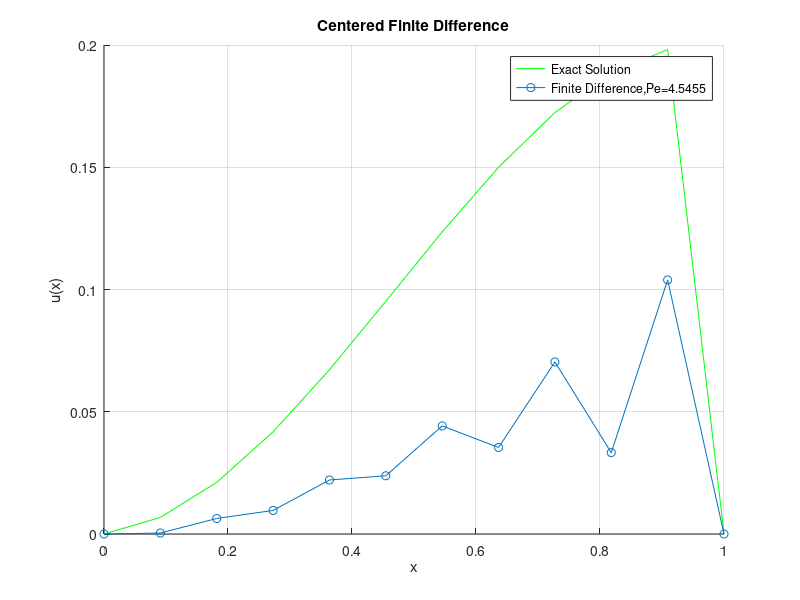
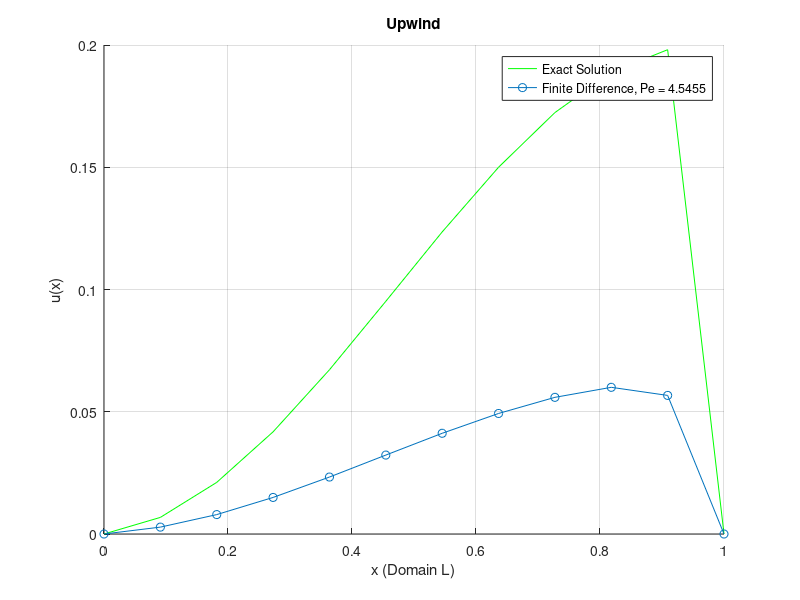
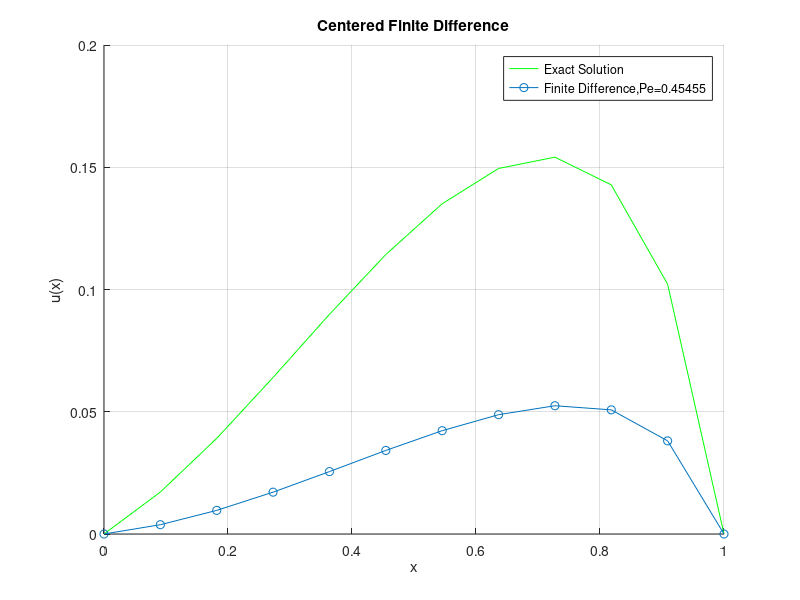
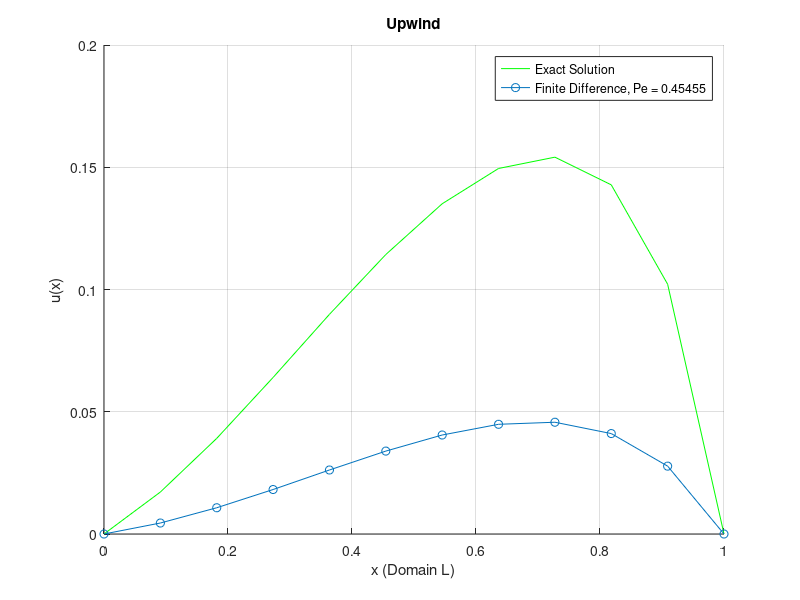

Reproduce these figures in MATLAB, in order.
clear
clc
format long
%%
% Solving -epsilon*x'' + beta*x' = 0
% u(x=0) = 0
% u(x=L) = 1
% f(x) = sin(pi*x)
epsilon = [0.1,1,10];
beta = 10;
L = 1;
N = 10;
h = L/(N+1);
x = linspace(0, L, N+2);
f = @(x) sin(pi*x);
err_FDM = zeros(length(epsilon),1);
err_upwind = zeros(length(epsilon),1);
% Cycle on epsilon values.
for j = 1:length(epsilon)
    epsi = epsilon(j);
    Pe = (beta*h)/(2*epsi);
    % Defining the exact solution.
    c1 = -(1)/(epsi*(exp(beta/epsi)-1));
    c2 = (1)/(beta*(exp(beta/epsi)-1));
    r = beta/epsi;
    Pi = pi*epsi*(pi^2 +(r^2)/pi);
    const1 = r/(Pi) + ((2*r)/(Pi))/(exp(r)-1);
    const2 = (-(2*r)/(Pi))/(exp(r)-1);
    const3 = 1/(epsi*(pi^2+((r^2)/(pi^2))));
    const4 = -r/(Pi);
    u = @(x) const1 + const2*exp(r*x) +const3*sin(pi*x) +const4*(cos(pi*x));
    % u = @(x) (1/(-1+exp(beta/epsi)))*(-1+exp((beta*x)/epsi)); %homog.
    
    % Centered FDM solution.
    main_diag = 2*ones(N, 1);
    lower_diag = -(Pe+1)*ones(N-1, 1);
    upper_diag = (Pe-1)*ones(N-1, 1);
    A = diag(main_diag,0)+diag(lower_diag,-1)+diag(upper_diag,1);
    b = (h^2)/(epsi)*f(x(2:N+1))';
    u_h = [0;A\b;0];
    figure
    hold on
    plot(x, u(x), 'g', 'DisplayName', 'Exact Solution');
    plot(x,u_h,'o-','DisplayName',['Finite Difference,Pe=',num2str(Pe)]);
    xlabel('x');
    ylabel('u(x)');
    title('Centered Finite Difference');
    grid on
    legend show
    hold off

    err_FDM(j) = 0
    
    % Upwind solution.
    main_diag = (2+r*h)*ones(N,1);
    lower_diag = (-1-(h*r))*ones(N-1,1);
    upper_diag = -1*ones(N-1,1);
    A = diag(main_diag, 0)+diag(lower_diag,-1)+diag(upper_diag, 1);
    b = ((h^2)/epsi)*f(x(2:N+1))';
    u_h = [0;A\b;0];
    figure
    hold on
    plot(x, u(x), 'g', 'DisplayName', 'Exact Solution');
    plot(x, u_h, 'o-', 'DisplayName', ['Finite Difference, Pe = ', num2str(Pe)]);
    xlabel('x (Domain L)');
    ylabel('u(x)');
    title('Upwind');
    legend show
    grid on
    hold off

    err_upwind(j) = 0

    % FEM solution -- WORK IN PROGRESS.
    % geom = triangulator(0.02);
    % [A,b] = assemble_SUPG(geom,eps,beta,0);
    % disp(A)
    % disp(b)
    % u_h = A\b
end

% Errors
log_epsilon = log(epsilon); 
log_err_FDM = log(err_FDM);
log_err_upwind = log(err_upwind);
p_FDM = polyfit(log_epsilon, log_err_FDM, 1);  
p_upwind = polyfit(log_epsilon, log_err_upwind, 1);
order_FDM = p_FDM(1)
order_upwind = p_upwind(1)
figure;
loglog(epsilon, err_FDM, 'o-', 'DisplayName', 'Centered FDM');
hold on;
loglog(epsilon, err_upwind, 's-', 'DisplayName', 'Upwind Scheme');
log_x = logspace(log10(min(epsilon)), log10(max(epsilon)), 100);  % For smooth lines
log_y_FDM = polyval(p_FDM, log(log_x));  % Using polyval to get the fitted y values
log_y_upwind = polyval(p_upwind, log(log_x));  % Using polyval to get the fitted y values
loglog(log_x, exp(log_y_FDM), '--', 'DisplayName', ['Fit: Centered FDM, Order = ', num2str(order_FDM)]);
loglog(log_x, exp(log_y_upwind), '--', 'DisplayName', ['Fit: Upwind Scheme, Order = ', num2str(order_upwind)]);
